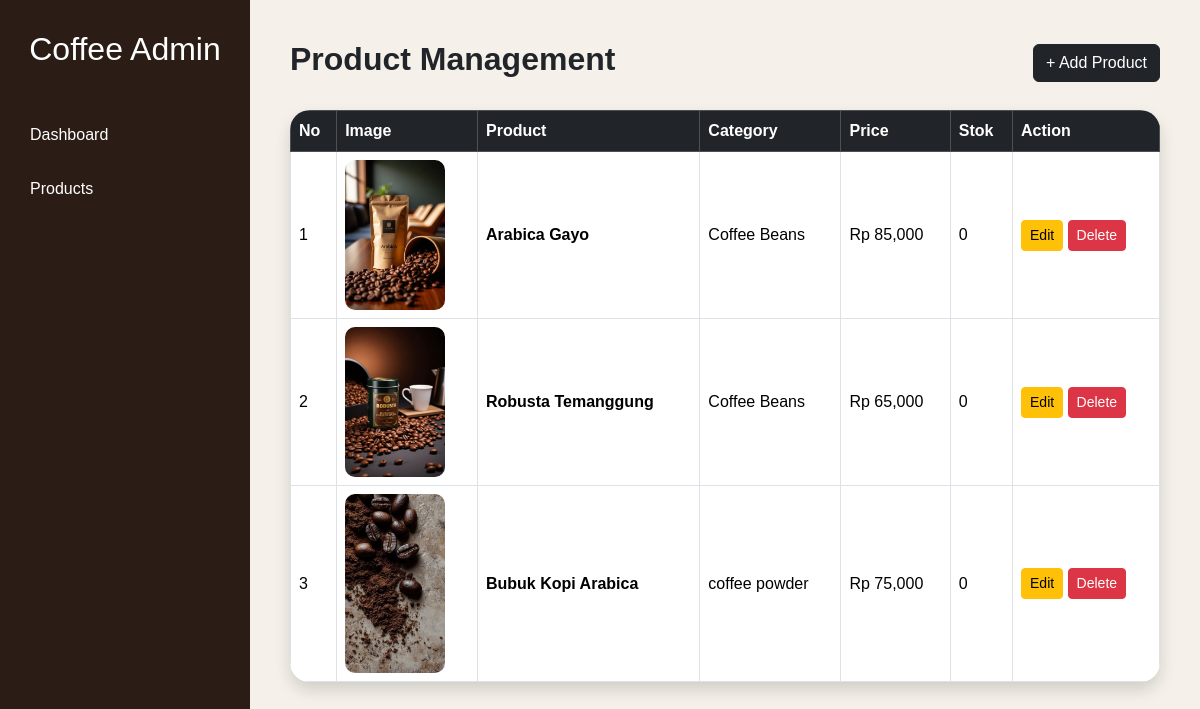
Page /admin/produk.php (signed in) on the earlier database version.
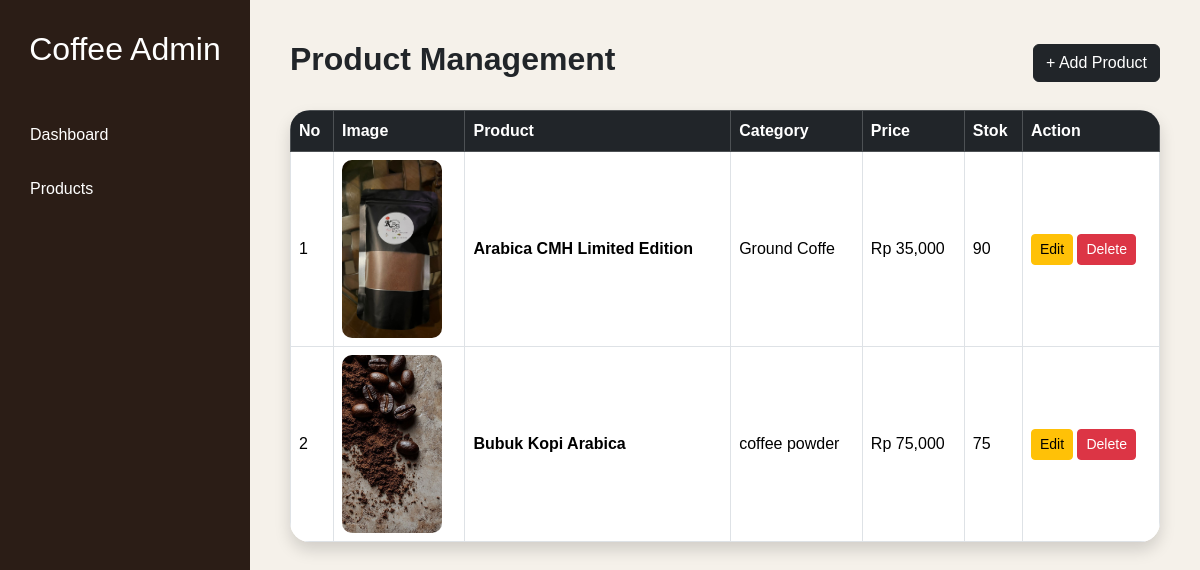
Same page on the later database version.
### tables this page shows
CREATE TABLE IF NOT EXISTS `produk` (
  `id` int NOT NULL AUTO_INCREMENT,
  `nama_produk` varchar(100) DEFAULT NULL,
  `deskripsi` text,
  `harga` int DEFAULT NULL,
  `gambar` varchar(255) DEFAULT NULL,
  `kategori` varchar(50) DEFAULT NULL,
  `stok` int NOT NULL DEFAULT '0',
  PRIMARY KEY (`id`)
);

### admin/produk.php (the view, shortened to what this page needs)
<?php
include '../config/koneksi.php';
$data = mysqli_query($conn, "SELECT * FROM produk");
?>
<!DOCTYPE html>
<html lang="en">
<head>
    <link href="https://cdn.jsdelivr.net/npm/bootstrap@5.3.3/dist/css/bootstrap.min.css" rel="stylesheet">
</head>
<body>
<div class="sidebar">
    <h2>
        Coffee Admin
    </h2>
    <a href="dashboard.php">
        Dashboard
    </a>
    <a href="produk.php">
        Products
    </a>
</div>
<div class="content">
    <div class="d-flex justify-content-between align-items-center mb-4">
        <h2 class="fw-bold">
            Product Management
        </h2>
        <a href="tambah_produk.php" class="btn btn-dark">
            + Add Product
        </a>
    </div>
    <table class="table table-bordered align-middle shadow">
        <tr class="table-dark">
            <th>No</th>
            <th>Image</th>
            <th>Product</th>
            <th>Category</th>
            <th>Price</th>
            <th>Stok</th>
            <th>Action</th>
        </tr>
        <?php
        $no = 1;
        while($d = mysqli_fetch_array($data)){
        ?>
        <tr>
            <td><?php echo $no++; ?></td>
            <td>
                <img src="../assets/img/<?php echo $d['gambar']; ?>" width="100">
            </td>
            <td>
                <b><?php echo $d['nama_produk']; ?></b>
            </td>
            <td>
                <?php echo $d['kategori']; ?>
            </td>
            <td>
                Rp <?php echo number_format($d['harga']); ?>
            </td>
            <td>
                <?php echo $d['stok']; ?>
            </td>
            <td>
            <a
            href="edit_produk.php?id=<?php echo $d['id']; ?>"
            class="btn btn-warning btn-sm">
                Edit
            </a>
            <a
            href="../proses/hapus.php?id=<?php echo $d['id']; ?>"
            class="btn btn-danger btn-sm"
            onclick="return confirm('Hapus produk ini?')">
                Delete
            </a>
            </td>
        </tr>
        <?php } ?>
    </table>
</div>
</body>
</html>

### admin/produk.php (style rules this page uses)
body { margin: 0; font-family: Arial; background-color: #f5f1ea; }
.sidebar { width: 250px; height: 100vh; background-color: #2b1d16; position: fixed; padding-top: 30px; }
.sidebar h2 { color: white; text-align: center; margin-bottom: 40px; }
.sidebar a { display: block; color: white; text-decoration: none; padding: 15px 30px; }
.content { margin-left: 250px; padding: 40px; }
table { background-color: white; border-radius: 20px; overflow: hidden; }
img { border-radius: 10px; }

Differences in the rows shown:
removed produk: gambar (picture), nama_produk "Robusta Temanggung", kategori "Coffee Beans", harga "65,000", stok "0"
changed produk: gambar: a different picture; nama_produk "Arabica Gayo" → "Arabica CMH Limited Edition"; kategori "Coffee Beans" → "Ground Coffe"; harga "85,000" → "35,000"; stok "0" → "90"
changed produk "Bubuk Kopi Arabica": stok "0" → "75"
